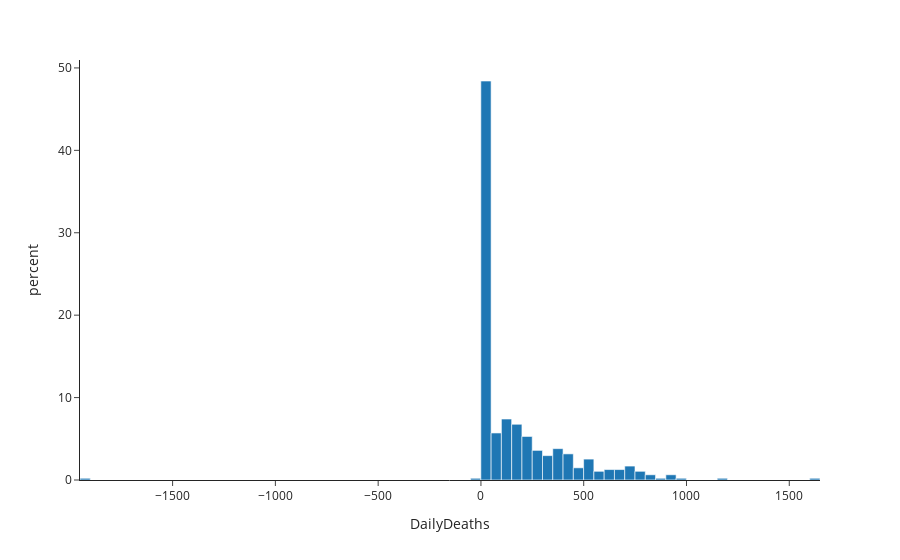

Write notebook code for a chart like this one.
### Markdown cell above
### Histogram `plotly.express`

### Code cell
fig = px.histogram(data_frame=df_spain, x="DailyDeaths", histnorm="percent")
fig.show()

### Figure 1 — Plotly figure (JSON) as saved in the notebook; plotly's stock layout.template omitted (floating-point values rounded to 4 significant figures; data arrays with more than 128 entries replaced by an {"elided": "..."} marker saying what was removed)
{"data": [{"alignmentgroup": "True", "bingroup": "x", "histnorm": "percent", "hovertemplate": "DailyDeaths=%{x}<br>percent=%{y}<extra></extra>", "legendgroup": "", "marker": {"color": "#1F77B4", "pattern": {"shape": ""}}, "name": "", "offsetgroup": "", "orientation": "v", "showlegend": false, "type": "histogram", "x": {"elided": "473 int values"}, "xaxis": "x", "yaxis": "y"}], "layout": {"barmode": "relative", "legend": {"tracegroupgap": 0}, "margin": {"t": 60}, "xaxis": {"anchor": "y", "domain": [0, 1], "title": {"text": "DailyDeaths"}}, "yaxis": {"anchor": "x", "domain": [0, 1], "title": {"text": "percent"}}}}
